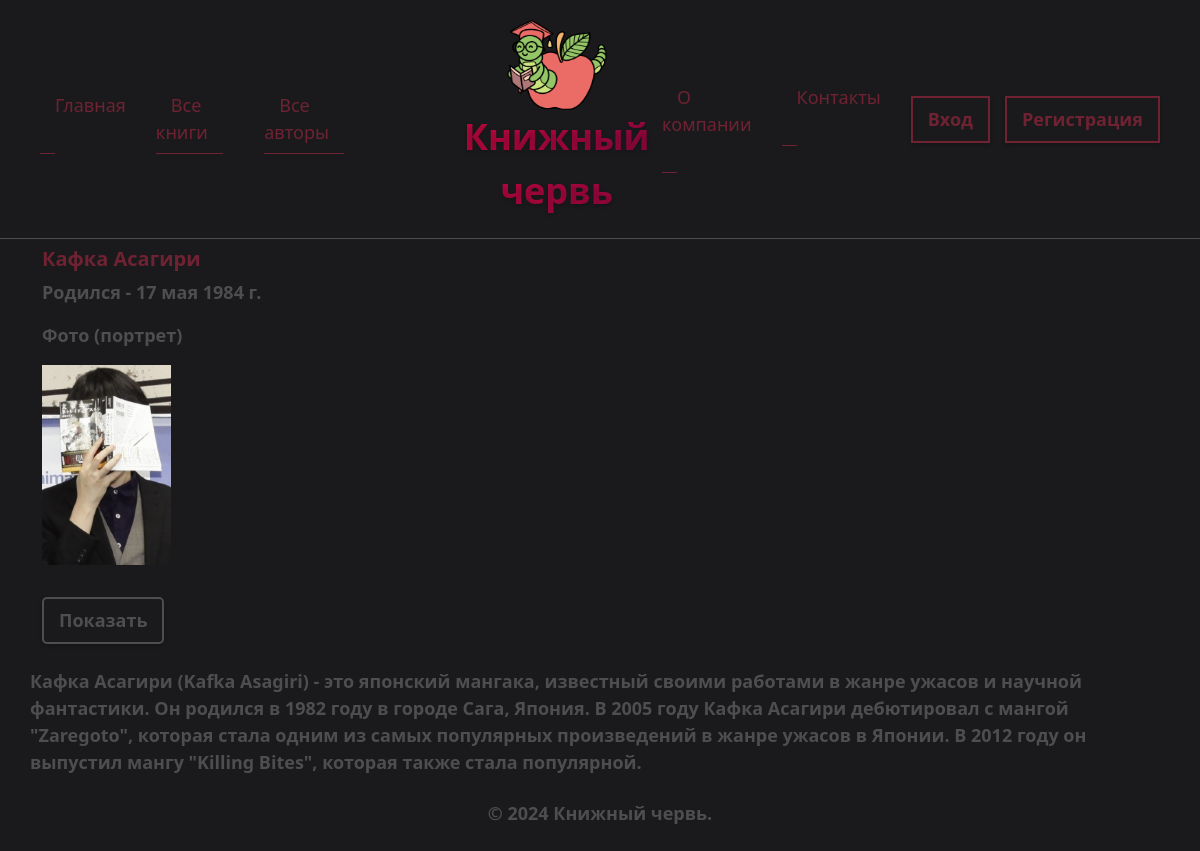
The app's page /authors/1/ with its own data.
### catalog/models.py (models this page shows, shortened)
class Author(models.Model):
    first_name = models.CharField(max_length=100, help_text="Введите имя автора", verbose_name="Имя автора")
    last_name = models.CharField(max_length=100, help_text="Введите фамилию автора", verbose_name="Фамилия автора")
    date_of_birth = models.DateField(help_text="Введите дату рождения", verbose_name="Дата рождения", null=True, blank=True)
    about = models.TextField(help_text="Введите сведения об авторе", verbose_name="Сведения об авторе")
    photo = models.ImageField(upload_to='images', help_text="Введите фото автора", verbose_name="Фото автора", null=True, blank=True)

### catalog/views.py (the view)
# urls.py: path('authors/<int:pk>/', views.AuthorDetailView.as_view(), name='authors-detail'),
class AuthorDetailView(DetailView):
    model = Author

### catalog/templates/catalog/author_detail.html
{% extends "catalog/base.html" %}
{% block content %}
<div class="container text-start">
<div class="row my-2">
<h4 style="color: #6f2232; font-size: 20px; font-weight: bold;">{{ object.first_name }} {{author.last_name}}</h4>
<p style="color: #4e4e50; font-size: 18px; font-weight: bold;">Родился - {{author.date_of_birth}}</p>
<p style="color: #4e4e50; font-size: 18px; font-weight: bold;">Фото (портрет)</p>
<p><img src="{{ author.photo.url }}" alt="connect" style="max-height:200px"></p>
<div class="row my-2">
<div class="col-2 my-2">
<a href="{{ author.photo.url}}" class="btn" target="_blank" style="text-decoration: none; color: #4e4e50; font-size: 18px; font-weight: bold; padding: 8px 15px; border: 2px solid #4e4e50; border-radius: 5px; box-shadow: 0 2px 4px rgba(0, 0, 0, 0.2); transition: all 0.3s ease;"> Показать</a>
</div>
</div>
<div class="row my-2" style="color: #4e4e50; font-size: 18px; font-weight: bold;">
{{author.about}}
</div>
</div>
</div>
{% endblock %}

### records on screen
Author: first_name "Кафка", last_name "Асагири", date_of_birth "17 мая 1984 г.", photo (picture), about "Кафка Асагири (Kafka Asagiri) - это японский мангака, известный своими работами в жанре ужасов и научной фантастики. Он родился в 1982 году в городе Сага, Япония. В 2005 году Кафка Асагири дебютировал с мангой \"Zaregoto\", которая стала одним из самых популярных произведений в жанре ужасов в Японии. В 2012 году он выпустил мангу \"Killing Bites\", которая также стала популярной."
